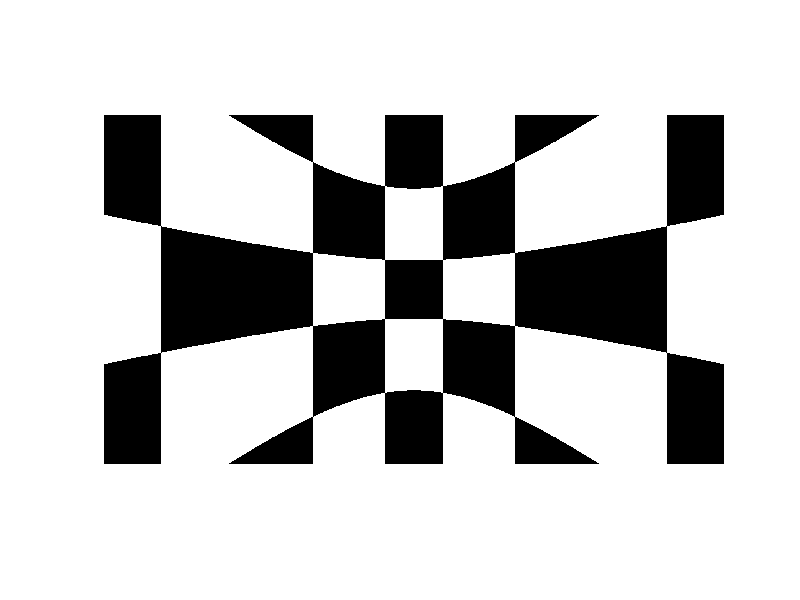
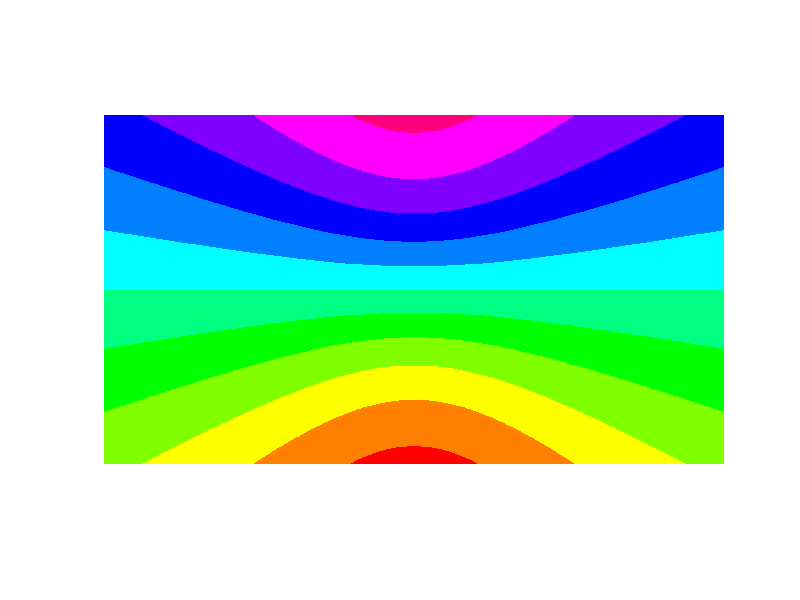

Source code (MATLAB) for these figures, in order: (Note: this script raises an error after producing the figures.)
% imds = imageDatastore("C:\Users\funam\Desktop\analysis\imaging\230722_Blue_altitude_2_tiff");
% im_list = imds.Files;
% ii = regexp(im_list,'(?<=X)\d*','match');
% [i0,i0] = sort(str2double([ii{:}]));
% file_name = im_list(i0);
% 
% raw_data = [];
% strlen =  0;  % 表示する文字列の長さを記録する変数
% iteNum = size(file_name,1);  % 適当に繰り返す試行数
% fprintf('Pleese wait .........\n');
% h = waitbar(0,'Please wait...');
% s = clock;
% 
% warning('off','all');
% for i = 1:iteNum
%     Tmp = {'Current trial: %3d/%d\n', i, iteNum};
%     Tmp{1} = [ repmat(sprintf('\b'),[1 strlen]),  Tmp{1} ];
% 
%     Txt = sprintf(Tmp{1:3});
%     fprintf(Txt);
%     strlen = length(Txt) - strlen;
% 
%     temp = imread(file_name{i});
%     raw_data(:,:,i) = imresize(temp, 1/4);
%     %raw_data(:,:,i) = temp;
% 
%     % begin estimate remaining time
%     if i ==1
%         is = etime(clock,s);
%         esttime = is * iteNum;
%     end
%     h = waitbar(i/iteNum,h,...
%         ['remaining time =',num2str(esttime-etime(clock,s),'%4.1f'),'sec' ]);
%     % end estimate remaining time
% end
% close(gcf);
% warning('on','all');
% warning('query','all')
% 
% imshow(uint8(raw_data(:,:,5)))
% 
% %%
% save_filename = "230722_Blue_altitude_2_4";
% save(save_filename+".mat",'raw_data','iteNum',"-v7.3");

%%
x_0 = 15*1920/70.71; % 32インチの横幅70.71センチ分が1920
[y,z] = meshgrid(-960:960, -540:540);
theta = acos(z./sqrt(x_0^2 + y.^2 + z.^2))-pi/2;
phi = atan(y/x_0);
fs = 25*pi/180;
%%

s_1 = cos(2*pi*fs.*theta);
s_2 = cos(2*pi*fs.*phi);

s_1 = abs(s_1);
s_2 = abs(s_2);

% 25 degree きざみ
ind_small_1 = (abs(theta)>=0 & abs(theta)<12.5/180*pi) | (abs(theta)>=37.5/180*pi & abs(theta)<62.5/180*pi)...
    | (abs(theta)>=87.5/180*pi);
ind_large_1 = (abs(theta)>=12.5/180*pi & abs(theta)<37.5/180*pi) | (abs(theta)>=62.5/180*pi & abs(theta)<87.5/180*pi);
ind_small_2 = (abs(phi)>=0 & abs(phi)<12.5/180*pi) | (abs(phi)>=37.5/180*pi & abs(phi)<62.5/180*pi)...
    | (abs(phi)>=87.5/180*pi);
ind_large_2 = (abs(phi)>=12.5/180*pi & abs(phi)<37.5/180*pi) | (abs(phi)>=62.5/180*pi & abs(phi)<87.5/180*pi);

s_1(ind_small_1) = 0;
s_1(ind_large_1) = 1;
s_2(ind_small_2) = 0;
s_2(ind_large_2) = -1;

im = abs(s_1 + s_2);

figure;
imshow(im)

%% altitudeにnumbering
% G,R,Bの順に動かす

altitude_num = zeros(size(y,1), size(y,2), 18);
altitude_num_RGB = zeros(size(y,1), size(y,2), 3, 18);
colour = zeros(18,3);
colour(15,:) = [1 0 0];
colour(14,:) = [1 0.5 0];
colour(13,:) = [1 1 0];
colour(12,:) = [0.5 1 0];
colour(11,:) = [0 1 0];
colour(10,:) = [0 1 0.5];
colour(9,:) = [0 1 1];
colour(8,:) = [0 0.5 1];
colour(7,:) = [0 0 1];
colour(6,:) = [0.5 0 1];
colour(5,:) = [1 0 1];
colour(4,:) = [1 0 0.5];

for i = 1:size(colour,1)
    ind = theta >= (90-10*i)/180*pi & theta < (90-10*(i-1))/180*pi;
    temp = zeros(size(y,1), size(y,2));
    temp_R = temp; temp_G = temp; temp_B = temp;
    temp(ind) = 1;
    temp_R(ind) = colour(i,1);
    temp_G(ind) = colour(i,2);
    temp_B(ind) = colour(i,3);
    altitude_num(:,:,i) = temp;
    altitude_num_RGB(:,:,:,i) = cat(3,temp_R,temp_G,temp_B);
end

figure;
imshow(sum(altitude_num_RGB,4));

%% 3を超えるところと0.25を超えるところをresting stateとした
load('230722_Blue_altitude_4.mat')
load('NI_22-Jul-2023_123_59.bin.mat');
% rest_duration = find(ch(7,:,:)>0.2, 1 ) - find(ch(1,:,:)>4, 1 );
rest_duration = find(ch(7,:,:)<0.2, 1 ) - find(ch(1,:,:)>4, 1 ); % 今回だけたまたま
rest_data = raw_data(:,:,1:rest_duration);
f = mean(rest_data,3);

%%
figure;
imshow(uint8(raw_data(:,:,5)))
figure;
imshow(uint8(raw_data(45:95,30:90,5)))
%% df/fを計算
data = (raw_data-f)./f;
data = data(45:95,30:90,:);

%%

Fs = 60; % sampling frequency in Hz
dt = 1/Fs; % time step in seconds
T = length(raw_data); % number of time points
t = (0:T-1)*dt; % time vector
% 
% figure
% plot(t, yy)

%%
figure;
plot(ch(1,:))
figure;
plot(ch(7,:))

%% z-scoreで汎用的に使えるようにしてもいいかも
% カメラの撮影タイミング
num_images = [];
for i = 1:length(ch)-1
    if ch(1,i+1)>=4 && ch(1,i)<4 % ここはセットにより変わる
        num_images(end+1) = i+1;
    end
end

% 点滅刺激の提示タイミング
num_stimuli = [];
for i = 1:length(ch)-1
    if ch(7,i+1)>=0.2 && ch(7,i)<0.2 % ここはセットにより変わる
        num_stimuli(end+1) = i+1;
    end
end

% 刺激一枚一枚を提示したタイミングの推定値
estim_num_stimuli = [];
estim_num_stimuli(1) = num_stimuli(1);
for i = 1:length(num_stimuli)-1
    naibun = round(linspace(num_stimuli(i),num_stimuli(i+1),11));
    estim_num_stimuli(10*i-8) = naibun(2);
    estim_num_stimuli(10*i-7) = naibun(3);
    estim_num_stimuli(10*i-6) = naibun(4);
    estim_num_stimuli(10*i-5) = naibun(5);
    estim_num_stimuli(10*i-4) = naibun(6);
    estim_num_stimuli(10*i-3) = naibun(7);
    estim_num_stimuli(10*i-2) = naibun(8);
    estim_num_stimuli(10*i-1) = naibun(9);
    estim_num_stimuli(10*i) = naibun(10);
    estim_num_stimuli(10*i+1) = naibun(11);
end

%%

% カメラのタイミングとイメージング画像のindex set
num_images(2,:) = 1:length(num_images);

% 刺激のタイミングと提示刺激のindex set
max_stim_num = 900;
estim_num_stimuli(2,:) = mod(0:(length(estim_num_stimuli)-1), max_stim_num) + 1;

% イメージング画像のindex と提示刺激のindexをalign
align_point = knnsearch(num_images(1,:)', estim_num_stimuli(1,1));
align_length = min(length(estim_num_stimuli), length(num_images)-align_point+1);

image_stim_align(1,:) = estim_num_stimuli(2,1:align_length);
image_stim_align(2,:) = num_images(2,align_point:align_point+align_length-1);

%% 1-9のaltitude, azimuthに刺激が出ていたかどうか

altitude_judge = zeros(size(altitude_num,3),max_stim_num);
for i = 1:max_stim_num
    temp = load("stim_"+num2str(i));
    temp = temp.n;
    temp(1:50, end-50:end) = 0;
    for ii = 1:size(altitude_num,3)
        ttemp = temp+altitude_num(:,:,ii);
        altitude_judge(ii,i) = abs(isempty(find(ttemp==2, 1))-1);
    end
end

%% 実際に提示した刺激の1-9のaltitude, azimuthに刺激があったかどうか

altitude_judge_real = altitude_judge;
r = rem(length(image_stim_align), max_stim_num);
q = (length(image_stim_align)-r)/max_stim_num;

for i = 1:q-1
    altitude_judge_real = cat(2,altitude_judge_real,altitude_judge);
end
altitude_judge_real = cat(2,altitude_judge_real,altitude_judge(:,1:r));

%%
image_data = zeros(size(data,1)*size(data,2),size(data,3));
for i = 1:size(data,3)
    image_data(:,i) = reshape(data(:,:,i),size(data,1)*size(data,2),1);
end

% figure;
% plot(t, image_data)

%%

av_image_data = image_data(:,image_stim_align(2,1):image_stim_align(2,end));
av_image_data = av_image_data(:,1:size(av_image_data,2)-rem(size(av_image_data,2), max_stim_num));

damy = zeros(size(av_image_data,1), max_stim_num);
repeat_num = size(av_image_data,2)/max_stim_num;
for i = 1:repeat_num
    damy = damy + av_image_data(:,max_stim_num*(i-1)+1:max_stim_num*i);
end
av_image_data_final = damy./repeat_num;

%%
figure;
plot(1:900, av_image_data_final(:,:))

%% 60Hzは0.01666s=17msごとのサンプリングなので、刺激提示後6 frames (約100ms分)以上とってくる

ind_altitude = zeros(size(altitude_num,3),1);
for i = 1:size(altitude_num,3)
    % azimuthに刺激が10 frame以上でているところの最初のindexを取ってくる
%     k = myFind(altitude_judge_real(i,:),1,10,1);
    k = myFind(altitude_judge_real(i,:),1,5,1); % 5フレームに変えた
    l = myFind(altitude_judge_real(i,:),0,20,1);
    for j = 1:size(l,1)-1
        temp = k > l(j) & k < l(j+1);
        ind_altitude(i,j) = min(k(temp));
    end
end

%%
% num_frames = 15;
% time = (-5:num_frames-6)*dt;
% time2 = [time, fliplr(time)];
num_frames = 200;
%num_frames = 120;
time = (-99:num_frames-100)*dt;
%time = (-59:num_frames-60)*dt;
time2 = [time, fliplr(time)];

%% 刺激のonsetの前後100 framesを取ってきて、特定のaltitude, azimuthに反応したピクセルを抽出する
% 刺激のonsetの前後60 framesを取ってくる

% altitude
all_data_2 = zeros(size(image_data,1),num_frames,size(ind_altitude,2),size(altitude_num,3));% [ピクセル数 フレーム数 イベント数 フィールド数]
av_data = zeros(size(image_data,1),num_frames,size(altitude_num,3));
std_data = zeros(size(image_data,1),num_frames,size(altitude_num,3));

% 端には刺激が出ていない
for i = 4:15
    for j = 1:num_frames
        temp = image_data(:,image_stim_align(2,ind_altitude(i,:))+j-100); % 230724 ここ変えた
        %temp = image_data(:,ind_azimuth(i,:)+j-60); % 刺激開始が早すぎた
        all_data_2(:,j,:,i) = temp;
        av_data(:,j,i) = mean(temp,2);
        std_data(:,j,i) = std(temp,0,2);
    end
end

%%
% onset 59 frame 前からとonset 60 frame後までで変化があったか

% azimuth
all_data_devide_2 = permute(all_data_2,[3 2 1 4]);% [イベント数 フレーム数 ピクセル数 フィールド数]
av_data_devide_2 = zeros(size(all_data_2,3),2,size(all_data_2,1),size(altitude_num,1));

% 端には刺激が出ていない
for i = 4:15
    for j = 1:size(all_data_devide_2,3)
        av_data_devide_2(:,:,j,i) = [mean(all_data_devide_2(:,1:100,j,i),2), mean(all_data_devide_2(:,101:num_frames,j,i),2)];
        %av_data_devide_1(:,:,j,i) = [mean(all_data_devide_1(:,1:60,j,i),2), mean(all_data_devide_1(:,61:num_frames,j,i),2)];
    end
end

%%

% azimuth
responce_pixel_num_2 = cell(1,size(altitude_num,3));
% 端には刺激が出ていない
for i = 4:15
    temp = [];
    for j = 1:size(av_data_devide_2,3)
%         [p,h] = signrank(av_data_devide_1(:,1,j,i), av_data_devide_1(:,2,j,i),'tail','left',"alpha",0.005);
        [p,h] = signrank(av_data_devide_2(:,1,j,i), av_data_devide_2(:,2,j,i),"alpha",0.01);
        if h==1
            temp(1,end+1) = j;
            temp(2,end) = p;
        end
    end
    responce_pixel_num_2(i) = {temp};
end

%% 検定をせずに上位100ピクセルをとる場合

[X,cmap] = imread("C:\Users\funam\Desktop\analysis\imaging\230722_Blue_altitude_tiff\230722_Blue_azimuth_tiff_X1.tif");
X = imresize(X, 1/4);
X = X(45:95,30:90);
X = ind2rgb(X,cmap);
% imshow(X);

% altitude
res_pixels_2 = zeros(size(data,1),size(data,2),size(altitude_num,3));

% 端には刺激が出ていない
for i = 4:15
    array = permute(mean(av_data_devide_2(:,2,:,i) - av_data_devide_2(:,1,:,i), 1), [3 2 1]);
    [sorted_array, sorted_indices] = sort(array);
    largest_indices = sorted_indices(end-99:end);
    smallest_indices = sorted_indices(1:100);
    temp = zeros(size(av_data_devide_2,3),1);
    temp(largest_indices) = 1;
    temp(smallest_indices) = 1;
    temp = reshape(temp,size(data,1),size(data,2));
    res_pixels_2(:,:,i) = temp;
end

res_R = X(:,:,1);
res_G = X(:,:,2);
res_B = X(:,:,3);
% 端には刺激が出ていない
for i = 4:15
    temp = res_pixels_2(:,:,i);
    res_R(temp==1) = colour(i,1);
    res_G(temp==1) = colour(i,2);
    res_B(temp==1) = colour(i,3);
end
figure;
imshow(cat(3,res_R,res_G,res_B))

%%
% 4つの刺激方向のそれぞれについて、刺激トリガーによる平均△Fムービーを作成し、
% 各方向で10～40回の試行を平均した。方位と高度の位置マップを作成するため、
% 各ピクセルの蛍光対時間データから、フーリエ系列の第一高調波成分の位相から網膜視床位置を抽出した。

Fs = 60; % Sampling frequency
T = 1/Fs; % Sampling period
L = size(av_image_data_final,2); % Length of signal
t = (0:L-1)*T; % Time vector
% フーリエ変換を実行
fourier = fft(av_image_data_final');

% 第1高調波成分を抽出
first_harmonic_idx = 2; % 第1高調波成分はインデックス2に対応する
first_harmonic = fourier(first_harmonic_idx,:);
% 第1高調波成分の位相を抽出
phase_angle = angle(first_harmonic);
phase_angle = reshape(phase_angle,size(data,1),size(data,2));

figure;
imshow(X);
hold on;
contour(phase_angle,'LevelStep', 0.1)
% contourf(phase_angle,'LevelStep', 0.1)
% axis equal tight
% colorbar
hold off;

%% 統計的に有意かつ変化も大きい

% altitude
res_R = X(:,:,1);
res_G = X(:,:,2);
res_B = X(:,:,3);

% 端には刺激が出ていない
for i = 4:15
    array = cell2mat(responce_pixel_num_2(i));
    if isempty(array)==0
        temp = zeros(size(av_data_devide_2,3),1);
        temp(array(1,:)) = 1;
        temp = reshape(temp,size(data,1),size(data,2))+res_pixels_2(:,:,i);
        res_R(temp==2) = colour(i,1);
        res_G(temp==2) = colour(i,2);
        res_B(temp==2) = colour(i,3);
    end
end
figure;
imshow(cat(3,res_R,res_G,res_B))

%% 統計的に有意かつ変化も大きい

% % azimuth
% res_R = X(:,:,1);
% res_G = X(:,:,2);
% res_B = X(:,:,3);
% 
% % 端には刺激が出ていない
% for i = 4:15
%     array = cell2mat(responce_pixel_num_2(19-i));
%     if isempty(array)==0
%         temp = zeros(size(av_data_devide_2,3),1);
%         temp(array(1,:)) = 1;
%         temp = reshape(temp,size(data,1),size(data,2))+res_pixels_2(:,:,19-i);
%         res_R(temp==2) = colour(19-i,1);
%         res_G(temp==2) = colour(19-i,2);
%         res_B(temp==2) = colour(19-i,3);
%     end
% end
% figure;
% imshow(cat(3,res_R,res_G,res_B))

%% 統計的に有意かつ変化も大きい

% altitude
res_R = X(:,:,1);
res_G = X(:,:,2);
res_B = X(:,:,3);

% 端には刺激が出ていない
for i = 4:15
    array = cell2mat(responce_pixel_num_2(i));
    if isempty(array)==0
        temp = zeros(size(av_data_devide_2,3),1);
        temp(array(1,:)) = 1;
        temp = reshape(temp,size(data,1),size(data,2))+res_pixels_2(:,:,i);
        ttemp = zeros(size(data,1),size(data,2));
        ttemp(temp==2) = 1;
        [centroids, shrunken_matrix] = shrink_regions_around_centroids(ttemp, 100);
        res_R(shrunken_matrix==1) = colour(i,1);
        res_G(shrunken_matrix==1) = colour(i,2);
        res_B(shrunken_matrix==1) = colour(i,3);
    end
end
figure;
imshow(cat(3,res_R,res_G,res_B))
% hold on;
% contour(phase_angle,'LevelStep', 0.1)
% contourf(phase_angle,'LevelStep', 0.1)
% axis equal tight
% colorbar
hold off;

%% 統計的に有意かつ変化も大きい

% altitude
res_R = X(:,:,1);
res_G = X(:,:,2);
res_B = X(:,:,3);

% 端には刺激が出ていない
for i = 4:15
    array = cell2mat(responce_pixel_num_2(19-i));
    if isempty(array)==0
        temp = zeros(size(av_data_devide_2,3),1);
        temp(array(1,:)) = 1;
        temp = reshape(temp,size(data,1),size(data,2))+res_pixels_2(:,:,19-i);
        ttemp = zeros(size(data,1),size(data,2));
        ttemp(temp==2) = 1;
        [centroids, shrunken_matrix] = shrink_regions_around_centroids(ttemp, 100);
        res_R(shrunken_matrix==1) = colour(19-i,1);
        res_G(shrunken_matrix==1) = colour(19-i,2);
        res_B(shrunken_matrix==1) = colour(19-i,3);
    end
end
figure;
imshow(cat(3,res_R,res_G,res_B))

% figure;
% plot(1:900, movmean(av_image_data(4000:4010,:), 10, 'Endpoints', 'shrink'))

%% altitudeとazimuthを使用してgridにする

% res_R = X(:,:,1);
% res_G = X(:,:,2);
% res_B = X(:,:,3);
% 
% % 1,9には刺激が出ていない
% for i = 4:6
%     for j = 4:6
%         array_1 = cell2mat(responce_pixel_num_1(i)); array_2 = cell2mat(responce_pixel_num_2(j));
%         temp_1 = zeros(size(av_data_devide_1,3),1); temp_2 = zeros(size(av_data_devide_2,3),1);
%         temp_1(array_1(1,:)) = 1; temp_2(array_2(1,:)) = 1;
%         temp_1 = reshape(temp_1,size(data,1),size(data,2))+res_pixels_1(:,:,i);
%         temp_2 = reshape(temp_2,size(data,1),size(data,2))+res_pixels_2(:,:,j);
%         temp = temp_1+temp_2;
%         res_R(temp==4) = colour(i-3+3*(j-4),1);
%         res_G(temp==4) = colour(i-3+3*(j-4),2);
%         res_B(temp==4) = colour(i-3+3*(j-4),3);
%     end
% end
% figure;
% imshow(cat(3,res_R,res_G,res_B))

%% 検定のみ

% altitude
res_R = X(:,:,1);
res_G = X(:,:,2);
res_B = X(:,:,3);
% 端には刺激が出ていない
for i = 8:size(altitude_num,3)-7
    array = cell2mat(responce_pixel_num_2(i));
    if isempty(array)==0
        temp = zeros(size(av_data_devide_2,3),1);
        temp(array(1,:)) = 1;
        temp = reshape(temp,size(data,1),size(data,2));
        res_R(temp==1) = colour(i,1);
        res_G(temp==1) = colour(i,2);
        res_B(temp==1) = colour(i,3);
    end
end
figure;
imshow(cat(3,res_R,res_G,res_B))
% 
% % grid
% res_R = X(:,:,1);
% res_G = X(:,:,2);
% res_B = X(:,:,3);
% % 1,9には刺激が出ていない
% for i = 4:6
%     for j = 4:6
%         array_1 = cell2mat(responce_pixel_num_1(i)); array_2 = cell2mat(responce_pixel_num_2(j));
%         temp_1 = zeros(size(av_data_devide_1,3),1); temp_2 = zeros(size(av_data_devide_2,3),1);
%         temp_1(array_1(1,:)) = 1; temp_2(array_2(1,:)) = 1;
%         temp = reshape(temp_1,size(data,1),size(data,2))+reshape(temp_2,size(data,1),size(data,2));
%         res_R(temp==2) = colour(i-3+3*(j-4),1);
%         res_G(temp==2) = colour(i-3+3*(j-4),2);
%         res_B(temp==2) = colour(i-3+3*(j-4),3);
%     end
% end
% figure;
% imshow(cat(3,res_R,res_G,res_B))

%%
function num = myFind(T,threshold,n,m)
% threshold：閾値
% n：何行以上続くか
% m：何番目の番号を取得するか
x = T' == threshold;
a = cell2mat(arrayfun(@(t)1:t,diff(find([1 diff(x(:,1)') 1])),'un',0))';
num = find(a==n & x==1) - (n-m);
num = num(x(num));
end

%%
function [centroids, shrunken_matrix] = shrink_regions_around_centroids(matrix, n)
    % Step 1: Find connected regions using bwconncomp
    filtered_matrix = bwareaopen(matrix, 20);
    connected_regions = bwconncomp(filtered_matrix);

    % Initialize the 3D logical array to store shrunken regions
    shrunken_regions = false(size(matrix, 1), size(matrix, 2), connected_regions.NumObjects);

    % Step 2: Calculate the centroids of the regions
    stats = regionprops(connected_regions, 'Centroid');
    centroids = cat(1, stats.Centroid);

    % Step 3: Shrink each region around its centroid and select n closest positions
    for region_idx = 1:connected_regions.NumObjects
        % Extract the current region
        region_mask = zeros(size(matrix));
        region_mask(connected_regions.PixelIdxList{region_idx}) = 1;

        % Calculate the distance from the centroid of the region to all pixels in the region
        [yy, xx] = find(region_mask);
        distances = sqrt((yy - centroids(region_idx, 2)).^2 + (xx - centroids(region_idx, 1)).^2);

        % Sort the distances in ascending order
        [sorted_distances, idx] = sort(distances);

        % Select the n closest positions and their corresponding coordinates
        selected_indices = idx(1:min(n, length(idx)));
        selected_positions = [xx(selected_indices), yy(selected_indices)];

        % Create the shrunken region for the current region
        shrunken_region = false(size(matrix));
        shrunken_region(sub2ind(size(matrix), selected_positions(:, 2), selected_positions(:, 1))) = 1;

        % Store the shrunken region in the 3D logical array
        shrunken_regions(:, :, region_idx) = shrunken_region;
    end

    % Combine the 3D logical array into a single logical array
    shrunken_matrix = any(shrunken_regions, 3);
end

















